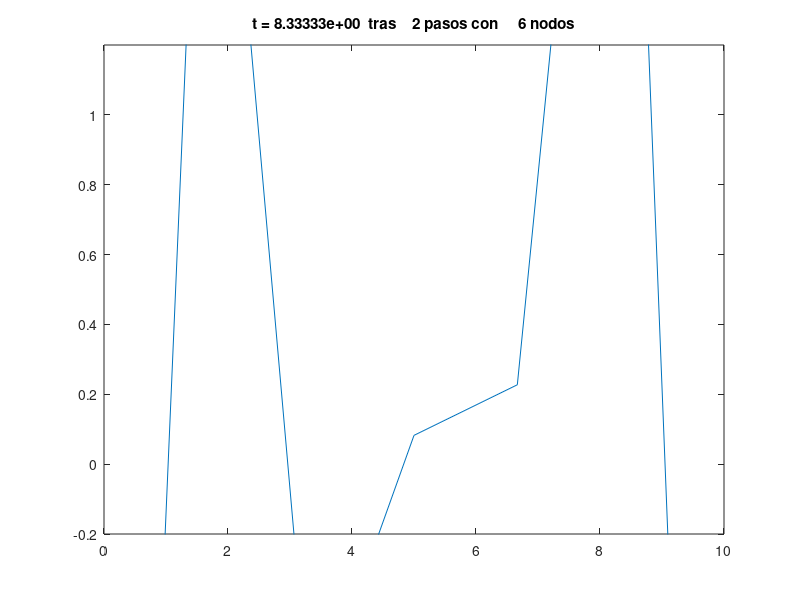

Here is the MATLAB script that generated this plot:
function [x,uint] = apartado1
%
% Resuelve u_t + a u_x = 0  en [ax,bx] con condiciones de 
% contorno periodicas empleando el metodo de Bean Warming 
% con m nodos espaciales interiores.
%
% Representa la solucion en varios instantes de tiempo.
% Devuelve mallado y  aproximacion en la ultima iteracion.
% Modificado del código propuesto en clase para la simulación de 
% la ecuación de advección con el método de Lax-Wendroff


% Comenzamos introduciendo los datos del problema
global a
m= input('Introduzca el numero de nodos deseado: ');
a = -1;           % parametro de la ecuacion
ax = 0;           % inicio del intervalo esspacial
bx = 10;          % fin del intervalo espacial
tfinal = 10;                % Tiempo maximo
eta= @(x) exp(-1*(x - 5).^2); % Cond inicial

% Datos de las discretizaciones
h = (bx-ax)/(m+1);         % h paso espacial
k = 2.5*h;                  % k paso temporal
nu = a*k/h;                % numero de Courant
x = linspace(ax,bx,m+2)';  % Fijamos el mallado en el intervalo espacial
nsteps = round(tfinal / k);    % numero de pasos temp
nplot = 20;       % representamos cada nplot pasos

% Comprobamos si el ultimo paso llega a tfinal
if abs(k*nsteps - tfinal) > 1e-5
  disp(' ')
  disp(sprintf('OJO *** k no divide a tfinal, k = %9.5e',k))
  disp(' ')
end

% En el caso con condiciones periodicas se tienen:
% m+1 incognitas u(2:m+2)  y   u(1) = u(m+2)
I = 2:(m+2);   % indices de las incognitas

% Definicion de condiciones iniciales:
tn = 0;
u0 = eta(x);
u = u0;

% Condiciones de contorno periodicas:
u(1) = u(m+2); 
% OJO: nodo fantasma para cond periodicas necesitamos dos nodos "fantasma"  
u(m+3) = u(2);   
u(m+4)=u(3);
% representamos condicion inicial:
clf
plot(x,u0)
axis([0 10 -0.2 1.2]) %axis([0 1 -.2 1.2])
title('Condicion inicial a tiempo 0')
input('Pulse <return> para continuar ');

% Bucle temporal:
for n = 1:nsteps
  tnp = tn + k;   % = t_{n+1}

  % Implementamos el método de Beam-Warming:
  u(I) = u(I) - 0.5*nu*(-3*u(I)+4*u(I+1)-u(I+2)) + 0.5*nu^2 * (u(I) - 2*u(I+1) + u(I+2));

  % Condiciones periodicas:
  u(1) = u(m+2);   % redundante para dato inicial bien preparado
  % OJO: los nodos fantasma para cond periodicas
  u(m+3) = u(2);   
  u(m+4)=u(3);
  % representamos resultados cada nplot pasos:
  if mod(n,nplot)==0 || n==nsteps
    uint = u(1:m+2);  % representamos nodos en el intervalo
    plot(x,uint)
    axis([0 10 -0.2 1.2]) % axis([0 1 -.2 1.2])
    title(sprintf('t = %9.5e  tras %4i pasos con %5i nodos',...
                       tnp,n,m+1))
    if n<nsteps, pause(.5); end;
  end

  tn = tnp;   % para el siguiente paso temporal
end % del for
uint = u(1:m+2);
endfunction 
